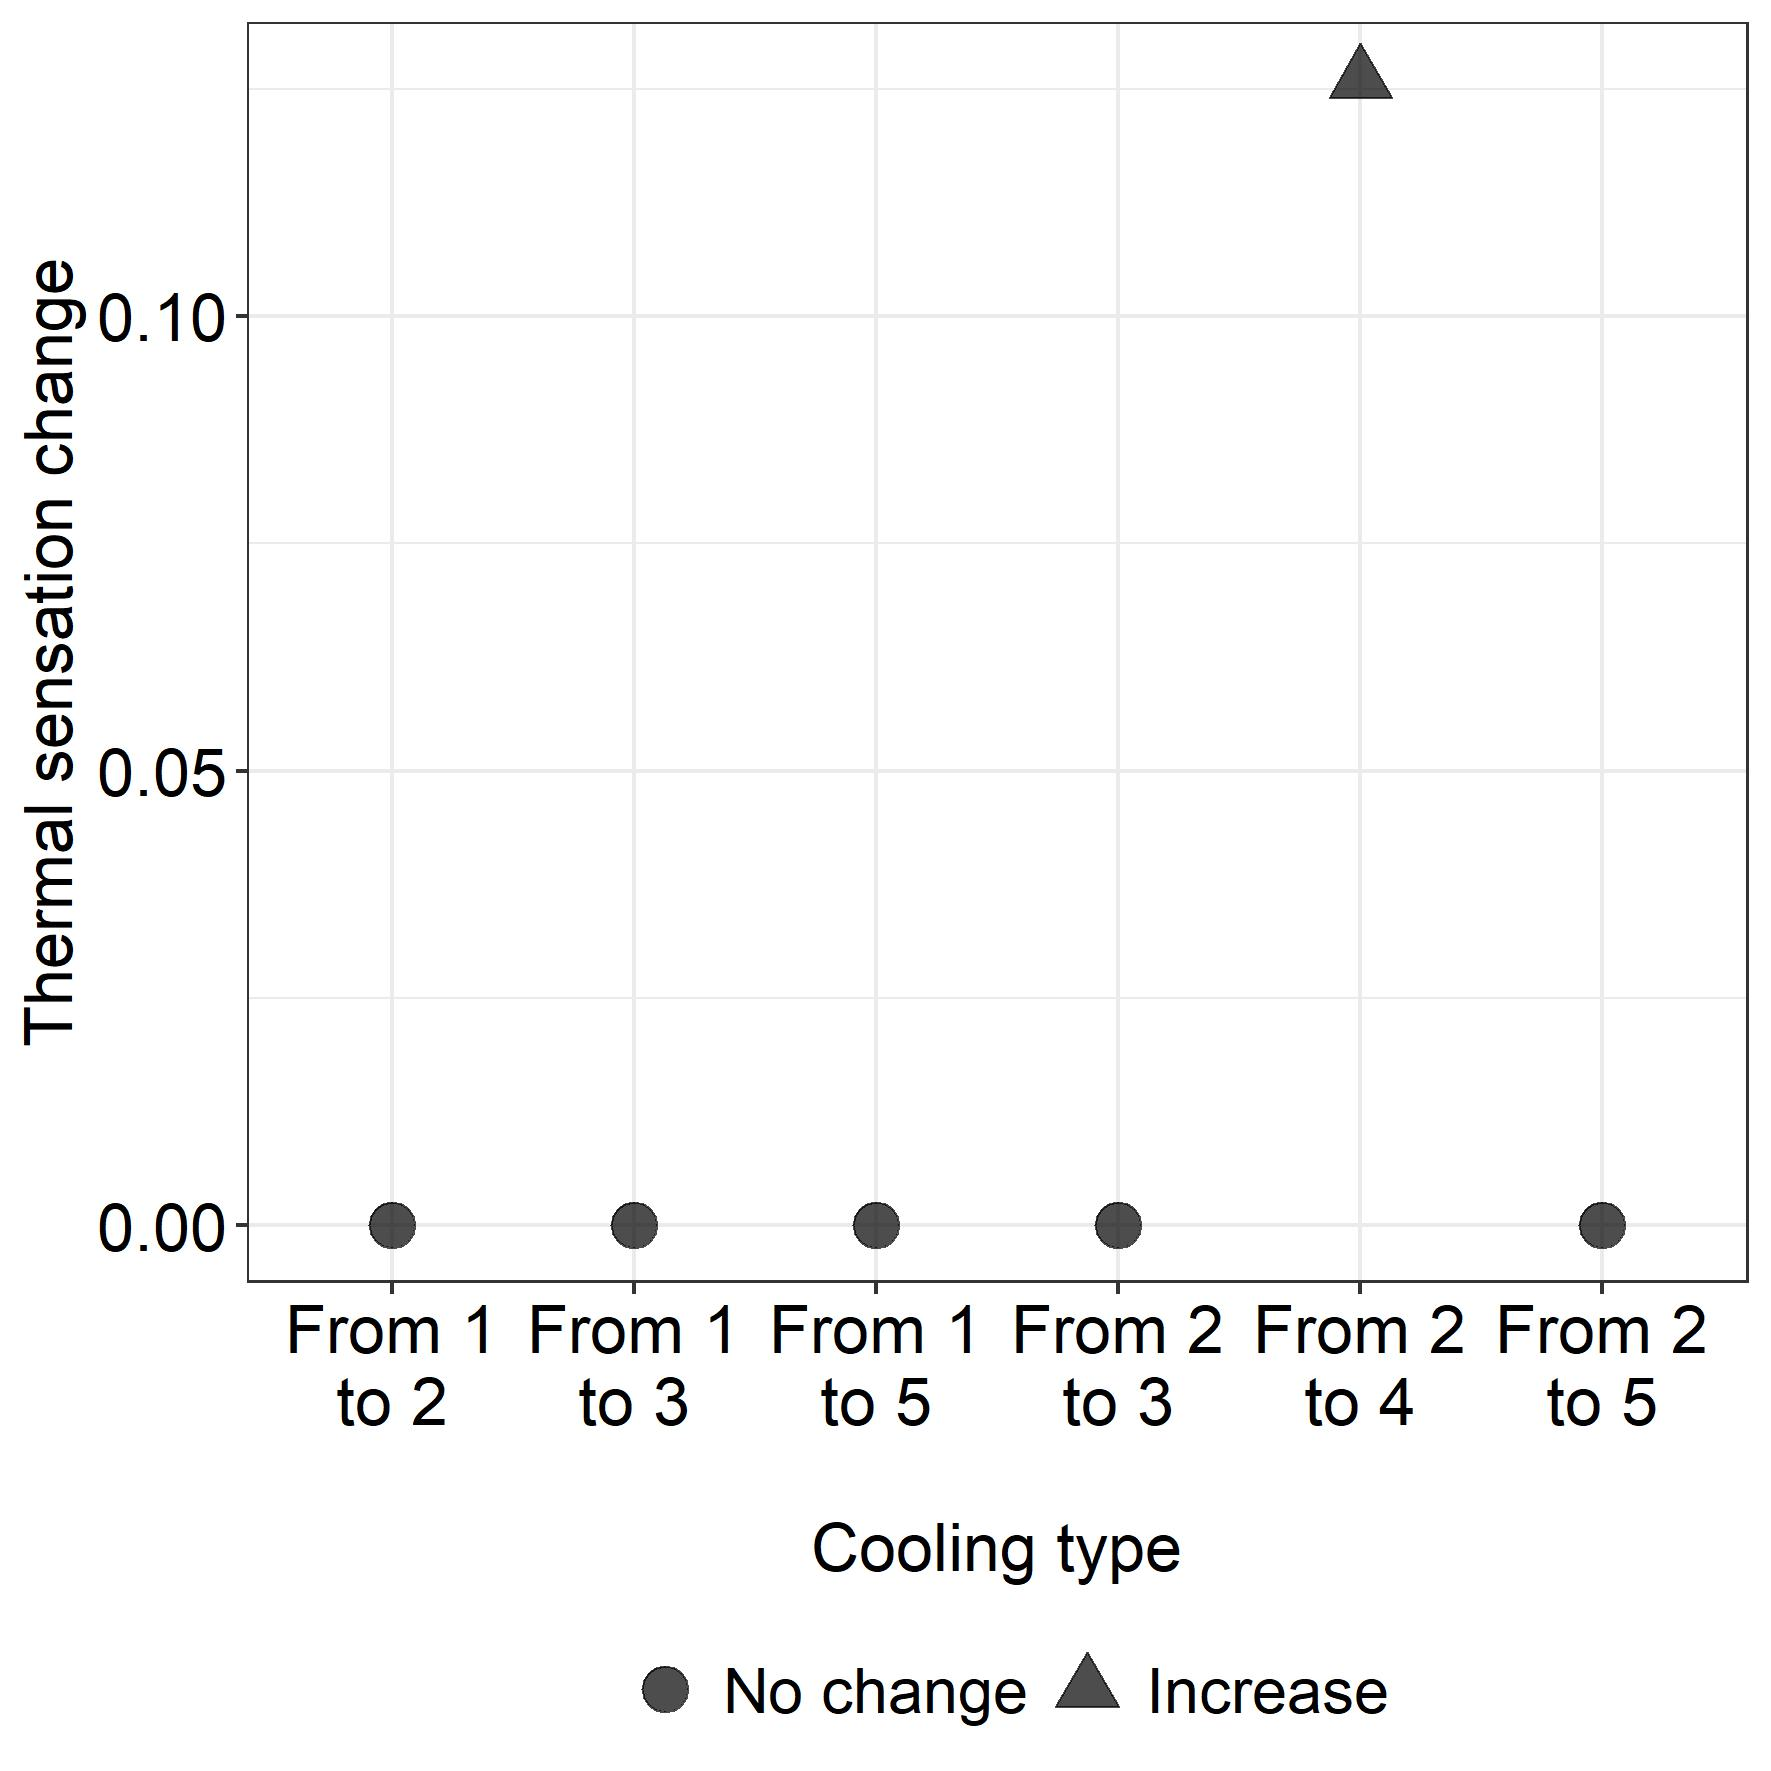

Reproduce this figure in R.
library(ggplot2)
library(ggpmisc)
library(readxl)
library(plotly)
library(dplyr)
library(ggpubr)


setwd("C:/Users/HUBEL/GDrive/08_THESIS/Causal_infer/03. Therm_comf/03_Analysis/03_causal_inference/Results/01_with_confounders")
data <- read_excel('With_confounders.xlsx', sheet = "b_type")


my_vector <- seq(from = 0, to = 500, by = 0.5)

data$EUI = abs(data$EUI)


bins = cut(data$EUI, breaks=,my_vector,include.lowest = TRUE, right = FALSE,  ordered_result = TRUE)

data$`EUI range` = bins




data$Variable<-factor(data$Variable, levels = c('From 1 to 2', 'From 1 to 3', 'From 1 to 5',
                                                'From 2 to 3', 'From 2 to 4', 'From 2 to 5'))




data$`EUI change:`<-factor(data$`EUI change:`, levels = c('Decrease','No change','Increase'))



View(data)





my_labels <- c('From 1\nto 2', 'From 1\nto 3', 'From 1\nto 5',
               'From 2\nto 3', 'From 2\nto 4', 'From 2\nto 5')




jpeg("06_b_type.jpeg", units="cm", width=15, height=15, res=300)
ggplot(data, aes(x = Variable, y =EUI,
                      # size = `EUI range`,
                      color = `EUI change:`,
                 fill=`EUI change:`,
                 shape=`EUI change:`
                 ))+
  geom_point(alpha = 0.7, size = 5)+
  scale_shape_manual(values = c(21, 24))+
  scale_fill_manual(values=c('black','black'))+
  scale_color_manual(values=c('black','black'))+
  ylab(bquote('Thermal sensation change'))+
  xlab("\nCooling type")+
  scale_x_discrete(labels= my_labels)+
  # scale_y_continuous(limits = c(0,0.4), breaks= seq(0,0.4,by=0.1)) +
  # coord_flip()+
  theme_bw()+
  theme(axis.text = element_text(colour = "black", size = 16), axis.title = element_text(size=16))+
  theme(legend.text=element_text(size=15), legend.title = element_blank(), legend.position = "bottom")

dev.off()

